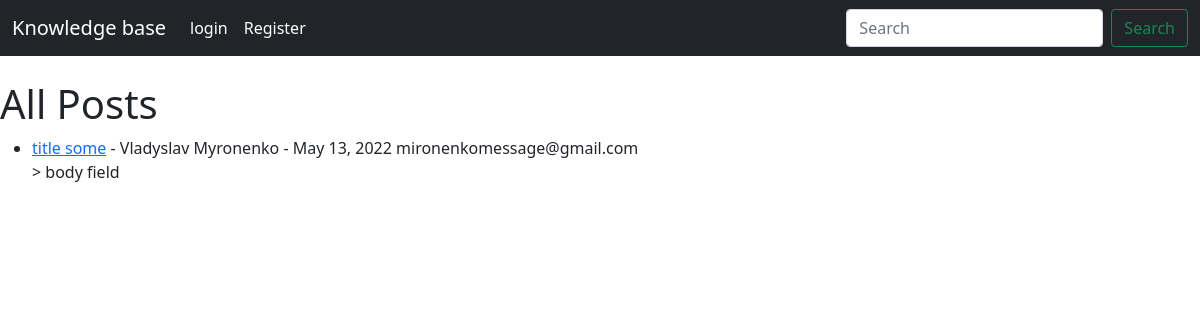
Before: / with the older database file.
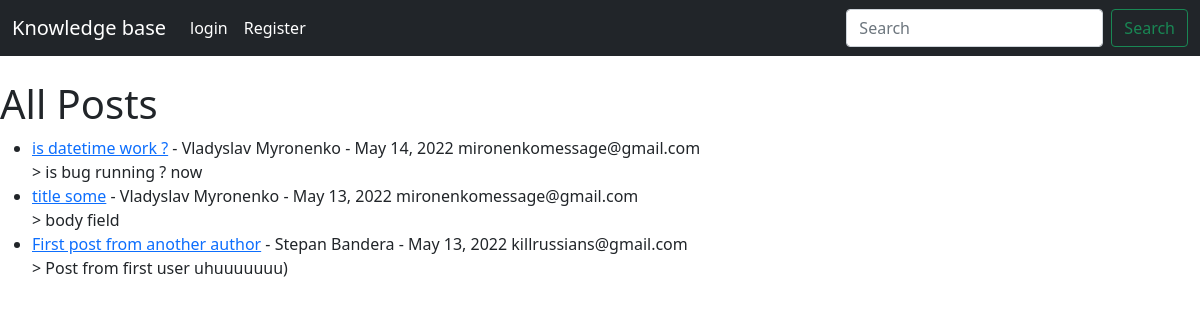
After: the same page with the newer database file.
### blog/models.py (models this page shows, shortened)
class Post(models.Model):
    title = models.CharField(max_length=255)
    author = models.ForeignKey(User, on_delete=models.CASCADE)
    body = models.TextField()
    post_date = models.DateField(auto_now_add=True)

### blog/views.py (the view)
# urls.py: path('', HomeView.as_view(), name="home"),
class HomeView(ListView):
    model = Post
    template_name = 'home.html'
    ordering = ['-post_date']

### blog/templates/home.html (shortened to what this page needs)
{% extends 'base.html' %}
{% block content %}
<h1> All Posts </h1>
<ul>
    {% for post in object_list %}
        <li><a href="{% url 'article_details' post.pk %}"> {{ post.title }}<a/> - {{ post.author.first_name }}
            {{ post.author.last_name }} - {{ post.post_date }}
                {{ post.author.email}}<br/>>
        {{ post.body }}</li>
    {% endfor %}
</ul>
</html>
{% endblock %}

### blog/templates/base.html (shortened to what this page needs)
<!doctype html>
<html lang="en">
  <head>
    <link href="https://cdn.jsdelivr.net/npm/bootstrap@5.1.3/dist/css/bootstrap.min.css" rel="stylesheet">
  </head>
  <body>
  <nav class="navbar navbar-expand-lg navbar-dark bg-dark">
  <div class="container-fluid">
    <a class="navbar-brand" href="{% url 'home' %}"> Knowledge base</a>
    <div class="collapse navbar-collapse" id="navbarSupportedContent">
      <ul class="navbar-nav me-auto mb-2 mb-lg-0">
          {% if user.is_authenticated %}
                <li class="nav-item">
          <a class="nav-link active" aria-current="page" href="{% url 'add_post' %}">Add post</a>
                </li>
                <li class="nav-item">
          <a class="nav-link active" aria-current="page" href="{% url 'logout' %}">logout</a>
                </li>
          {% else %}
                <li class="nav-item">
          <a class="nav-link active" aria-current="page" href="{% url 'login' %}">login</a>
                </li>
                <li class="nav-item">
          <a class="nav-link active" aria-current="page" href="{% url 'register' %}">Register</a>
                </li>
          {% endif %}
      </ul>
      <form class="d-flex">
        <input class="form-control me-2" type="search" placeholder="Search" aria-label="Search">
        <button class="btn btn-outline-success" type="submit">Search</button>
      </form>
    </div>
  </div>
</nav>
  <br>
    {% block content %}
    {% endblock %}
  </body>
</html>

Changed rows visible on the page:
added Post: title "is datetime work ?", author.first_name "Vladyslav", author.last_name "Myronenko", post_date "May 14, 2022", author.email "mironenkomessage@gmail.com", body "is bug running ? now"
added Post: title "First post from another author", author.first_name "Stepan", author.last_name "Bandera", post_date "May 13, 2022", author.email "killrussians@gmail.com", body "Post from first user uhuuuuuuu)"
